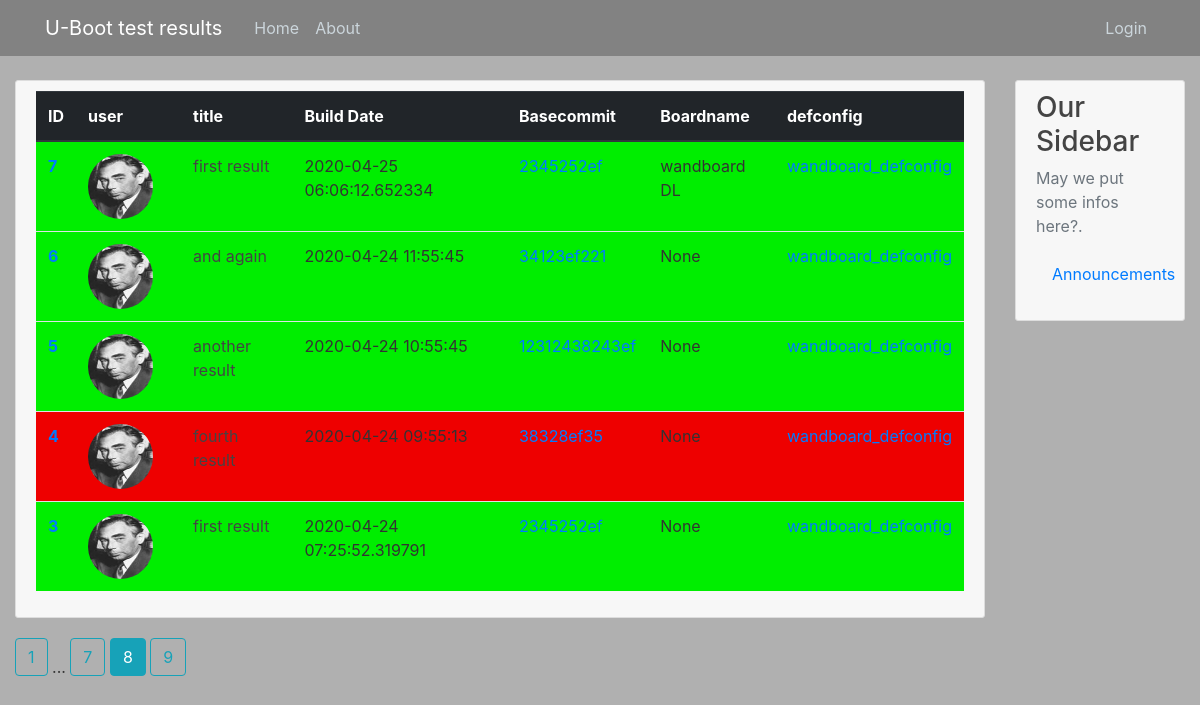
Screenshot of /home?page=8 with the database file from the repository.
### ubtres/models.py (models this page shows, shortened)
class Result(db.Model):
    id = db.Column(db.Integer, primary_key=True)
    title = db.Column(db.String(100), nullable=False)
    build_date = db.Column(db.DateTime, nullable=False)
    arch = db.Column(db.String(20), nullable=False)
    cpu = db.Column(db.String(20), nullable=True)
    soc = db.Column(db.String(20), nullable=False)
    toolchain = db.Column(db.String(100), nullable=False)
    basecommit = db.Column(db.String(40), nullable=False)
    boardname = db.Column(db.String(100), nullable=True, default="unknown")
    defconfig = db.Column(db.String(40), nullable=False)
    splsize = db.Column(db.Integer, nullable=True)
    ubsize = db.Column(db.Integer, nullable=True)
    success = db.Column(db.Boolean(), default=True)
    content = db.Column(db.Text, nullable=False)
    date_posted = db.Column(db.DateTime, nullable=False, default=datetime.utcnow)
    user_id = db.Column(db.Integer, db.ForeignKey('user.id'), nullable=False)

class User(db.Model, UserMixin):
    id = db.Column(db.Integer, primary_key=True)
    username = db.Column(db.String(20), unique=True, nullable=False)
    isadmin = db.Column(db.Boolean(), default=False)
    email = db.Column(db.String(120), unique=True, nullable=False)
    about = db.Column(db.String(120), nullable=False, default="--")
    image_file = db.Column(db.String(20), nullable=False, default='default.jpg')
    password = db.Column(db.String(60), nullable=False)
    results = db.relationship('Result', backref='author', lazy=True)
    token = db.Column(db.String(32), index=True, unique=True)
    token_expiration = db.Column(db.DateTime)

### ubtres/main/routes.py (the view)
@main.route("/")
@main.route("/home")
def home():
    page = request.args.get('page', 1, type=int)
    results = Result.query.order_by(Result.date_posted.desc()).paginate(page=page, per_page=5)
    return render_template('home.html', results=results)

### ubtres/templates/home.html
{% extends "layout.html" %}
{% block content %}
        <result class="media content-section">
          <div class="media-body">
            <table class="table">
              <thead class=thead-dark>
                <tr>
                  <th scope="col">ID</th>
                  <th scope="col">user</th>
                  <th scope="col">title</th>
                  <th scope="col">Build Date</th>
                  <th scope="col">Basecommit</th>
                  <th scope="col">Boardname</th>
                  <th scope="col">defconfig</th>
                </tr>
              </thead>
              <tbody>
                {% for result in results.items %}
                  {% if result.success %}
                    <tr class="result-success">
                  {% else %}
                    <tr class="result-failure">
                  {% endif %}
                      <th scope="row"> <a href="{{ url_for('results.result', result_id=result.id) }}"> {{ result.id }}</a></th>
                      <td class="result-title"> <a href="{{ url_for('users.user_results', username=result.author.username) }}"> <img class="rounded-circle result-img" src="{{ url_for('static', filename='profile_pics/' + result.author.image_file) }}"> </a></img> </td>
                      <td class="result-title"> {{ result.title }}</td>
                      <td class="result-build_date"> {{ result.build_date }}</td>
		      <td class="result-basecommit"> <a href="https://gitlab.denx.de/u-boot/u-boot/-/commit/{{ result.basecommit }}">{{ result.basecommit }}</td>
                      <td class="result-boardname"> {{ result.boardname }}</td>
                      <td class="result-defconfig"><a href="https://gitlab.denx.de/u-boot/u-boot/-/blob/{{ result.basecommit }}/configs/{{ result.defconfig }}">{{ result.defconfig }}</td>
                    </tr>
                  {% endfor %}
              </tbody>
            </table>
          </div>
        </result>
    {% for page_num in results.iter_pages(left_edge=1, right_edge=1, left_current=1, right_current=2) %}
      {% if page_num %}
        {% if results.page == page_num %}
          <a class="btn btn-info mb-4" href="{{ url_for('main.home', page=page_num) }}">{{ page_num }}</a>
        {% else %}
          <a class="btn btn-outline-info mb-4" href="{{ url_for('main.home', page=page_num) }}">{{ page_num }}</a>
        {% endif %}
      {% else %}
        ...
      {% endif %}
    {% endfor %}
{% endblock content %}

### ubtres/static/main.css (style rules this page uses)
body { background: #B0B0B0; color: #333333; margin-top: 5rem; }
.content-section { background: #F7F7F7; padding: 10px 20px; border: 1px solid #dddddd; border-radius: 3px; margin-bottom: 20px; }
.result-success { background: #00EE00; }
.result-failure { background: #EE0000; }
.result-title { color: #444444; }
.result-img { height: 65px; width: 65px; margin-right: 16px; }

### rows the page displays
Result: id "7", image_file (picture), title "first result", build_date "2020-04-25 06:06:12.652334", basecommit "2345252ef", boardname "wandboard DL", defconfig "wandboard_defconfig"
Result: id "6", image_file (picture), title "and again", build_date "2020-04-24 11:55:45", basecommit "34123ef221", boardname "None", defconfig "wandboard_defconfig"
Result: id "5", image_file (picture), title "another result", build_date "2020-04-24 10:55:45", basecommit "12312438243ef", boardname "None", defconfig "wandboard_defconfig"
Result: id "4", image_file (picture), build_date "2020-04-24 09:55:13", basecommit "38328ef35", boardname "None", defconfig "wandboard_defconfig"
Result: id "3", image_file (picture), title "first result", build_date "2020-04-24 07:25:52.319791", basecommit "2345252ef", boardname "None", defconfig "wandboard_defconfig"

### other values shown
{{ page_num }} "1" "7" "9"
{{ page_num }} "8"
